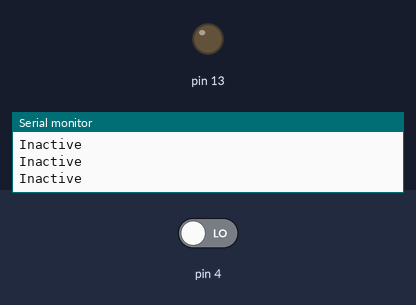
Bench run of a sketch on a simulated Arduino Uno, built with avr-gcc and run on an emulated ATmega328P. On the bench: output pins drawn as LEDs (lit = HIGH), the last lines printed to the serial monitor. The test bench sets the inputs (shaded band); at power-on: pin 4 LOW.

Above: at 1.2 s.
1.3 s: pin 4 driven HIGH
At 2.5 s:
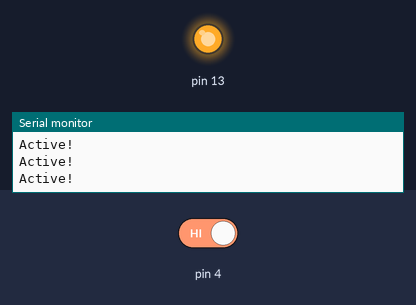
2.8 s: pin 4 driven LOW
At 3.8 s:
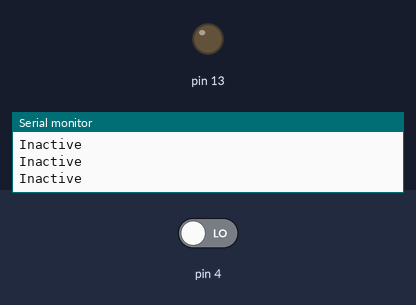
Timing chart, 0 to 5.8 s (numbered marks = the images above; inputs shaded):
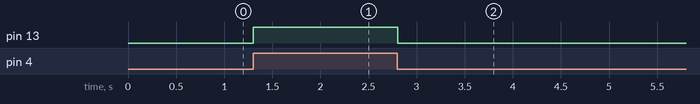

Measured:
- after the input at 1.3 s, pin 13: LOW → HIGH at once
- after the input at 2.8 s, pin 13: HIGH → LOW at once

The sketch:

Task1.1P.ino
```cpp
int buttonState = 0;

void setup()
{
  pinMode(2, INPUT);
  pinMode(13, OUTPUT);
  Serial.begin(9600);
}

void loop()
{
  // assign pin to port 4
  buttonState = digitalRead(4);
  // if sensor detects motion, pin 4 will go HIGH
  if (buttonState == HIGH) {
    digitalWrite(13, HIGH);
    Serial.println("Active!");
  } else {
    digitalWrite(13, LOW);
    Serial.println("Inactive");
  }
  delay(100); // A nice delay otherwise serial port will go nuts
}
```
